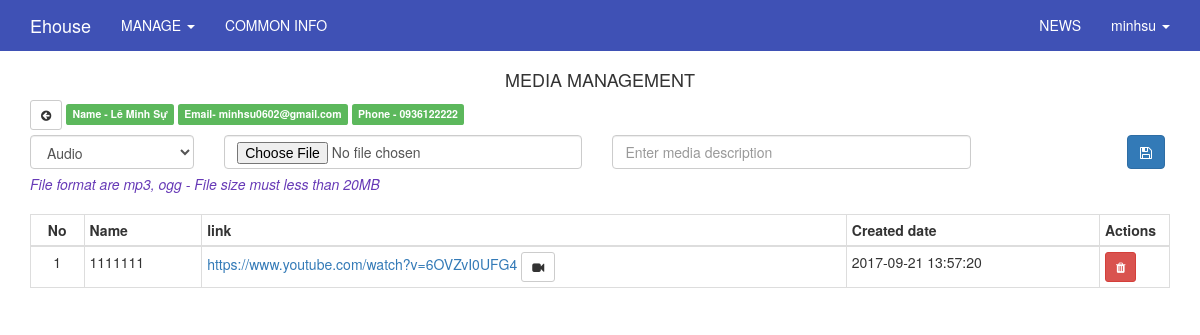
/admin/users/media/1 (signed in), run on an earlier commit of the app's database.
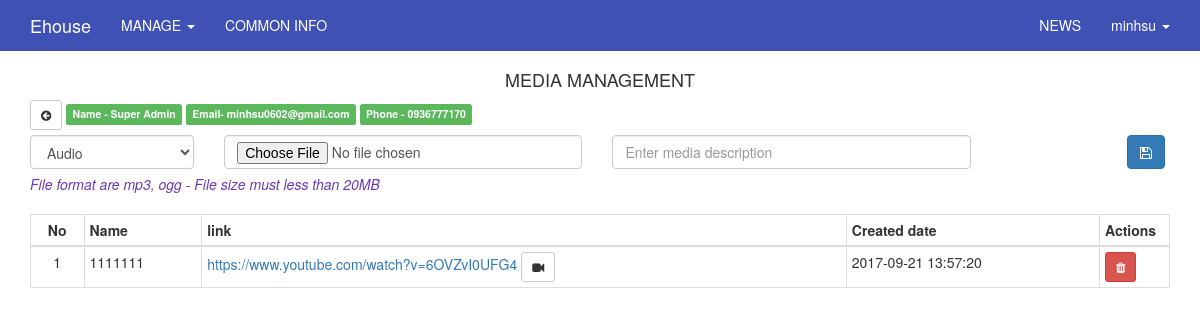
And on a later commit of the database.
### tables this page shows
CREATE TABLE `users` (
  `id` int(11) UNSIGNED NOT NULL,
  `ip_address` varchar(15) NOT NULL,
  `username` varchar(100) NOT NULL,
  `password` varchar(255) NOT NULL,
  `salt` varchar(255) DEFAULT NULL,
  `email` varchar(100) NOT NULL,
  `activation_code` varchar(40) DEFAULT NULL,
  `forgotten_password_code` varchar(40) DEFAULT NULL,
  `forgotten_password_time` int(11) UNSIGNED DEFAULT NULL,
  `remember_code` varchar(40) DEFAULT NULL,
  `created_on` int(11) UNSIGNED NOT NULL,
  `last_login` int(11) UNSIGNED DEFAULT NULL,
  `active` tinyint(1) UNSIGNED DEFAULT NULL,
  `first_name` varchar(50) DEFAULT NULL,
  `last_name` varchar(50) DEFAULT NULL,
  `company` varchar(100) DEFAULT NULL,
  `birth_day` varchar(50) NOT NULL,
  `phone` varchar(20) DEFAULT NULL,
  `address` varchar(255) DEFAULT NULL,
  `profile` text,
  `modified_date` datetime DEFAULT NULL
);

### application/core/MY_Controller.php (called while the page is built, shortened)
<?php
class MY_Controller extends CI_Controller {
	protected function render($the_view = NULL, $template = 'master')
	{
		if($template == 'json' || $this->input->is_ajax_request())
		{
			header('Content-Type: application/json');
			echo json_encode($this->data);
		}
		else if(is_null($template))
		{
			$this->load->view($the_view, $this->data);
		}else
		{
			$this->data['the_view_content'] = (is_null($the_view)) ? '' : $this->load->view($the_view, $this->data, TRUE);
			$this->load->view('templates/' . $template . '_view', $this->data);
		}
	}
}
class Admin_Controller extends MY_Controller
{
	protected function render($the_view = NULL, $template = 'admin_master')
	{
		parent::render($the_view, $template);
	}
}

### application/controllers/admin/Users.php (called while the page is built, shortened)
<?php
class Users extends Admin_Controller
{
    public function media($user_id)
    {
        $input['where'] = array('id' => $user_id);
        $this->data['user'] = $this->users_model->get_row($input);
    $this->render('admin/users/media_view');
}
}

### index.php (called while the page is built, shortened)
<?php
require_once BASEPATH.'core/CodeIgniter.php';

### application/models/Users_model.php (called while the page is built, shortened)
<?php
class Users_model extends MY_Model
{
    function __construct()
    {
        $this->table = 'users';
    }
}

### application/core/MY_Model.php (called while the page is built, shortened)
<?php if ( ! defined('BASEPATH')) exit('No direct script access allowed');
class MY_Model extends CI_Model {
    var $table = '';
    var $key = 'id';
    var $order = '';
    function get_row($input = array()){
        $query = $this->db->get($this->table);
        return $query->row();
    }
    protected function get_list_set_input($input = array())
    {
        if ((isset($input['where'])) && $input['where'])
        {
            $this->db->where($input['where']);
        }
        if (isset($input['order'][0]) && isset($input['order'][1]))
        {
            $this->db->order_by($input['order'][0], $input['order'][1]);
        }
        else
        {
            $order = ($this->order == '') ? array($this->table.'.'.$this->key, 'desc') : $this->order;
            $this->db->order_by($order[0], $order[1]);
        }
    }
}
?>

### application/views/admin/users/media_view.php (the view, shortened to what the changed rows need)
<div class="container" style="margin-top:0px;">
    <div class="row">
        <div class="col-xs-12">
            <span><a href="<?php echo base_url('admin/users') ?>"><button class="btn btn-default btn-sm"><li class="fa fa-arrow-circle-left"></li></button></a></span>
            <div class="label label-success"><?php echo 'Name - '.$user->last_name.' '.$user->first_name; ?></div>
            <div class="label label-success"><?php echo 'Email- '.$user->email; ?></div>
            <div class="label label-success"><?php echo 'Phone - '.$user->phone; ?></div>
        </div>
    </div>
<div class="row">
    <div class="col-lg-12" style="margin-top: 10px;">
        <?php
        echo '<table class="table table-hover table-bordered table-condensed">';
        echo '<thead>';
        echo '<tr>';
        echo '<th><div class="text-center">No</div></th>';
        echo '<th>Name</th>';
        echo '<th>link</th>';
        echo '<th>Created date</th>';
        echo '<th style="width: 70px !important">Actions</th>';
        echo '</tr>';
        echo '</thead>';
                ?>
                <?php
        echo '</table>';
        ?>
    </div>
</div>
</div>

What changed in the data, as far as the page shows it:
changed users "minhsu0602@gmail.com": last_name "Lê Minh" → "Super"; first_name "Sự" → "Admin"; phone "0936122222" → "0936777170"
